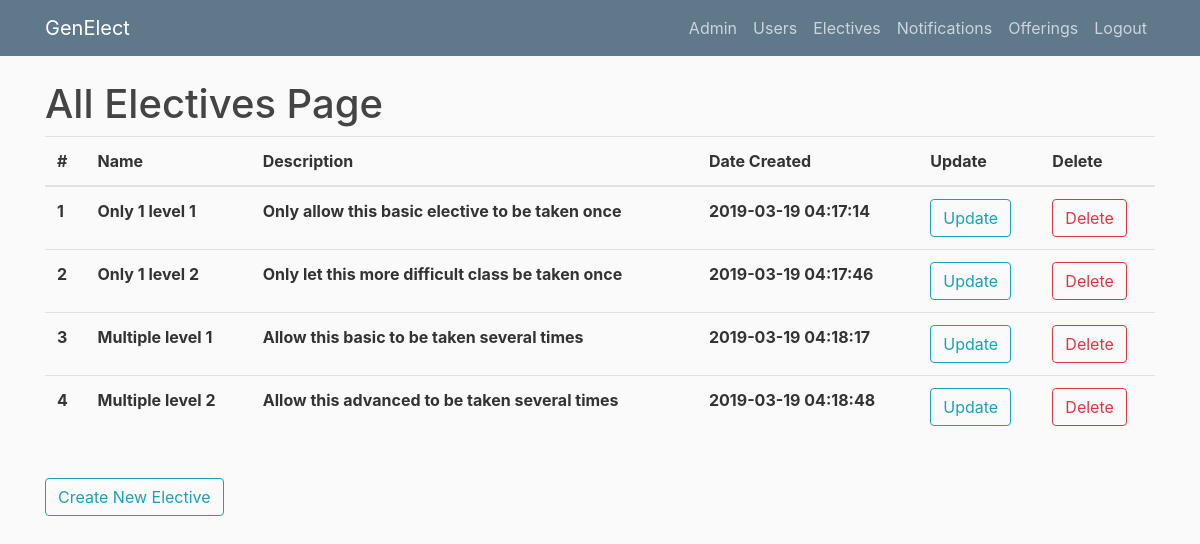
Page /allelectives (signed in) on the earlier database version.
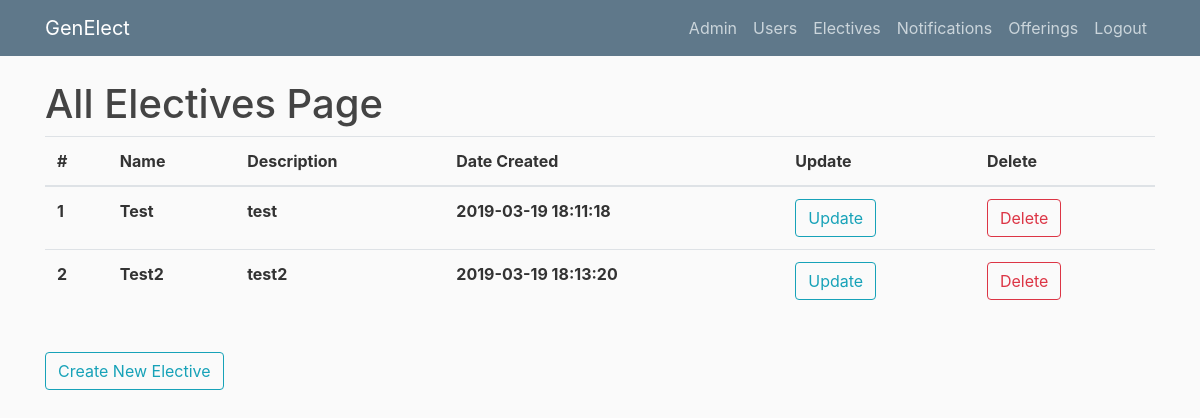
Same page on the later database version.
### genElect/models.py (models this page shows)
class Base(db.Model):
    __abstract__ = True
    id = db.Column(db.Integer, primary_key=True, autoincrement=True)
    date_created = db.Column(db.DateTime, default=db.func.current_timestamp())
    date_modified = db.Column(db.DateTime, default=db.func.current_timestamp(),
            onupdate=db.func.current_timestamp())

class Electives(Base):
    __tablename__ = 'electives'
    name = db.Column(db.String(100))
    description = db.Column(db.String(500))
    prerequisites = db.relationship('Prerequisites', backref='elective', lazy=True)
    offerings = db.relationship('Offerings', backref='elective', lazy=True)
    completed_users = db.relationship('Completions', backref='elective', lazy=True)
    can_retake = db.Column(db.Boolean)

### genElect/__init__.py (the view)
@app.route("/allelectives")
def allelectives():
    if current_user.is_authenticated and (current_user.role == "admin" or current_user.role == "instructor"):
        electives = Electives.query.all()
        return render_template('allelectives.html', electives=electives, title="Electives")
    else:
        return render_template('denied.html')

### genElect/__init__.py (called while the page is built)
@login_manager.user_loader
def load_user(user_id):
    return Users.query.get(int(user_id))

### genElect/templates/allelectives.html
{% extends "layout.html" %}
{% block content %}
    <h1>All Electives Page</h1>
	<table class="table">
	  <thead>
	    <tr>
	      <th scope="col">#</th>
	      <th scope="col">Name</th>
	      <th scope="col">Description</th>
	      <th scope="col">Date Created</th>
	      <th scope="col">Update</th>
	      <th scope="col">Delete</th>
	    </tr>
	  </thead>
	  <tbody>
	  	{% for elective in electives %}
	    <tr>
	      <th scope="row">{{elective.id}}</th>
	      <th scope="row">{{elective.name}}</th>
	      <th scope="row">{{elective.description}}</th>
	      <th scope="row">{{elective.date_created}}</th>
	      <th scope="row"><button type="button" onclick="window.location.href = '/editelective/{{elective.id}}'" class="btn btn-outline-info">Update</button></th>
	      <th scope="row"><button type="button" onclick="window.location.href = '/deleteelective/{{elective.id}}'" class="btn btn-outline-danger">Delete</button></th>
	    </tr>
	    {% endfor %}
	  </tbody>
	</table>
    <br><button type="button" onclick="window.location.href = '/createelective'" class="btn btn-outline-info">Create New Elective</button>
{% endblock content %}

Differences in the rows shown:
removed Electives: id "3", name "Multiple level 1", description "Allow this basic to be taken several times", date_created "2019-03-19 04:18:17"
removed Electives: id "4", name "Multiple level 2", description "Allow this advanced to be taken several times", date_created "2019-03-19 04:18:48"
changed Electives id 1: name "Only 1 level 1" → "Test"; description "Only allow this basic elective to be taken once" → "test"; date_created "2019-03-19 04:17:14" → "2019-03-19 18:11:18"
changed Electives id 2: name "Only 1 level 2" → "Test2"; description "Only let this more difficult class be taken once" → "test2"; date_created "2019-03-19 04:17:46" → "2019-03-19 18:13:20"
